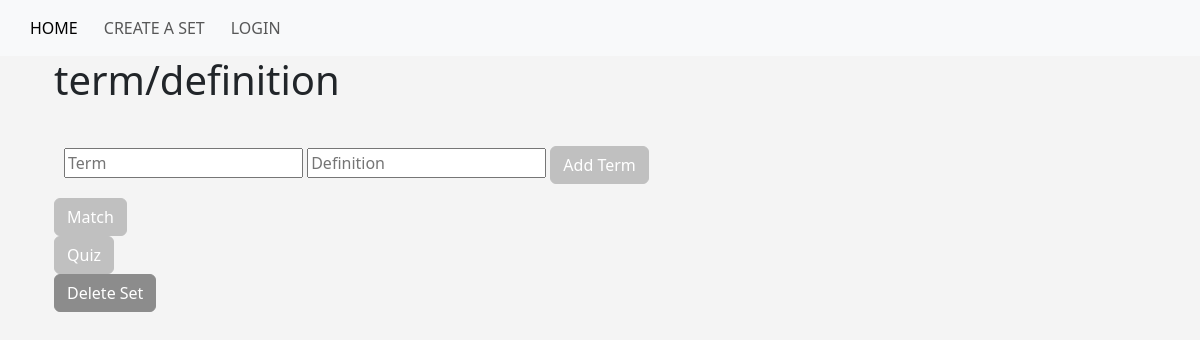
/sets/9, run on an earlier commit of the app's database.
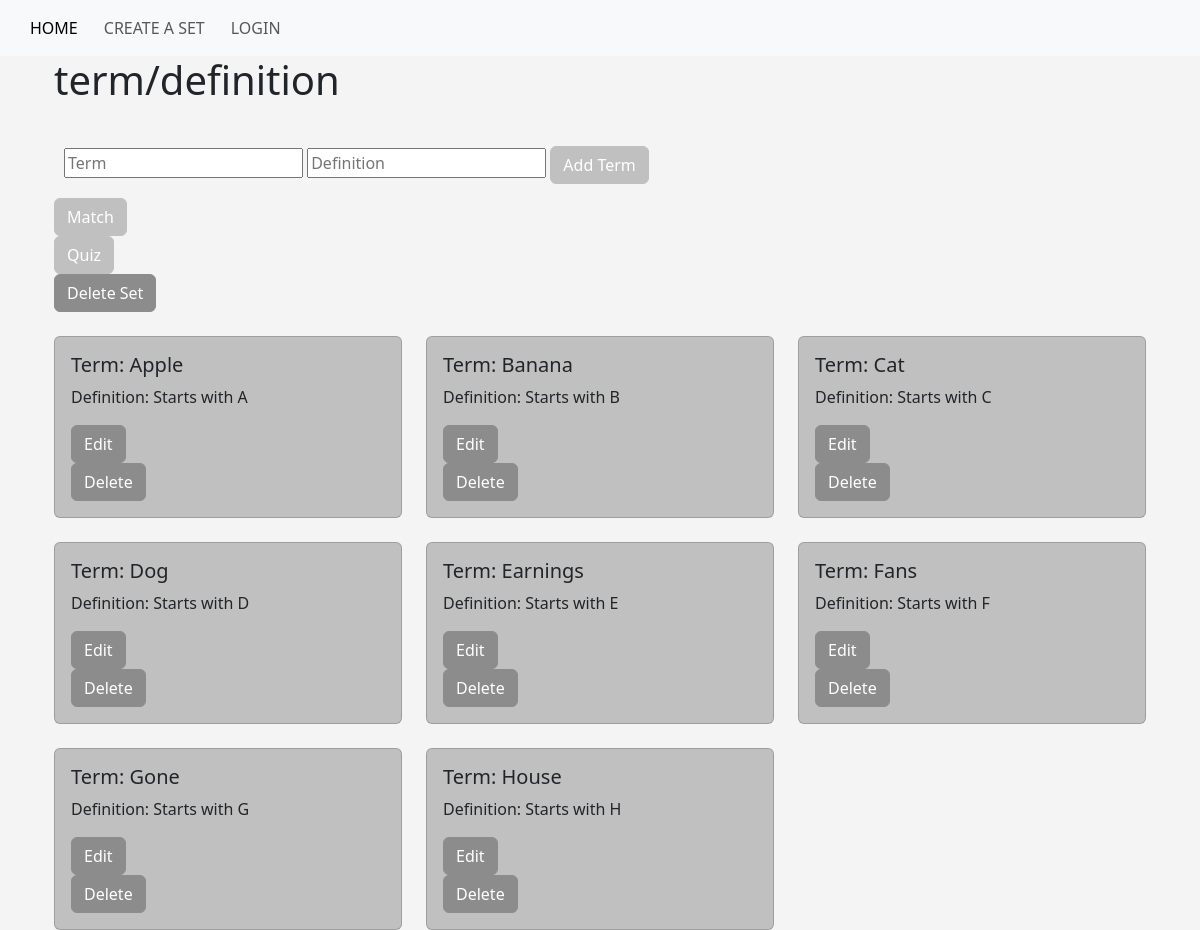
And on a later commit of the database.
### app.py (models this page shows)
class Term(db.Model):
    id = db.Column(db.Integer, primary_key=True)
    term = db.Column(db.String(255), nullable=False)
    definition = db.Column(db.String(255), nullable=False)
    set_id = db.Column(db.Integer, db.ForeignKey('set.id'), nullable=False)

### app.py (the view)
@app.route('/sets/<int:set_id>', methods=['GET', 'POST'])
def specific_sets(set_id):
    if request.method == "POST":
        termForm = request.form['term']
        definitionForm = request.form['definition']
        set_data = Set.query.get_or_404(set_id)
        pair = Term(term=termForm, definition=definitionForm, set_id=set_id)
        try:
            db.session.add(pair)
            db.session.commit()
            return redirect(url_for('specific_sets', set_id=set_id))
        except Exception as e:
            print(f"Error: {e}")
            return "Oops! Something went wrong."
    else:
        set_data = Set.query.get_or_404(set_id)
        terms = Term.query.filter_by(set_id=set_id).all()
        return render_template('sets.html', set_data=set_data, terms=terms, set_id=set_id)

### templates/sets.html (shortened to what this page needs)
{% extends "base.html" %}
{% block content %}
<body style="background-color: #F4F4F4;">
    <div class="container">
        <h1>term/definition</h1>
        <br />
        <form action="{{ url_for('specific_sets', set_id=set_id)}}" method="POST" style="background-color: #F4F4F4; padding: 10px;">
            <input type="text" name="term" placeholder="Term" oninput="autoExpand(this, true)" style="margin-bottom: 10px;">
            <input type="text" name="definition" placeholder="Definition" oninput="autoExpand(this, false)" style="margin-bottom: 10px;">
            <input type="submit" value="Add Term" class="btn btn-primary" style="background-color: #C0C0C0; border-color: #C0C0C0;">
        </form>
        <form action="{{ url_for('match', set_id=set_id)}}" METHOD="POST">
            <input type="submit" value="Match" class="btn btn-primary" style="background-color: #C0C0C0; border-color: #C0C0C0;">
        </form>
        <form action="/quizSetUp/{{ set_id }}" METHOD="POST">
            <input type="submit" value="Quiz" class="btn btn-primary" style="background-color: #C0C0C0; border-color: #C0C0C0;">
        </form>
        <form method="post" action="/delete_set/{{ set_id }}">
            <button type="submit" class="btn btn-danger" style="background-color: #8C8C8C; border-color: #8C8C8C;">Delete Set</button>
        </form>
        <br />
        <div class="row row-cols-1 row-cols-md-2 row-cols-lg-3 g-4">
            {% for term in set_data.terms %}
            <div class="col">
                <div class="card" style="background-color: #C0C0C0;">
                    <div class="card-body">
                        <h5 class="card-title">Term: {{ term.term }}</h5>
                        <p class="card-text">Definition: {{ term.definition }}</p>
                        <form onsubmit="return toggleEditOption('{{ term.id }}');">
                            <input type="submit" value="Edit" class="btn btn-success" style="background-color: #8C8C8C; border-color: #8C8C8C;">
                        </form>
                        <form method="post" action="{{ url_for('delete_pair', set_id=set_id, term_id=term.id) }}">
                            <button type="submit" class="btn btn-danger" style="background-color: #8C8C8C; border-color: #8C8C8C;">Delete</button>
                        </form>
                    </div>
                </div>
            </div>
            {% endfor %}
        </div>
    </div>
    {% endblock %}

What changed in the data, as far as the page shows it:
now on this page (row edited): Term: term "Apple", definition "Starts with A"
now on this page (row edited): Term: term "Banana", definition "Starts with B"
now on this page (row edited): Term: term "Cat", definition "Starts with C"
now on this page (row edited): Term: term "Dog", definition "Starts with D"
now on this page (row edited): Term: term "Earnings", definition "Starts with E"
now on this page (row edited): Term: term "Fans", definition "Starts with F"
now on this page (row edited): Term: term "Gone", definition "Starts with G"
now on this page (row edited): Term: term "House", definition "Starts with H"
